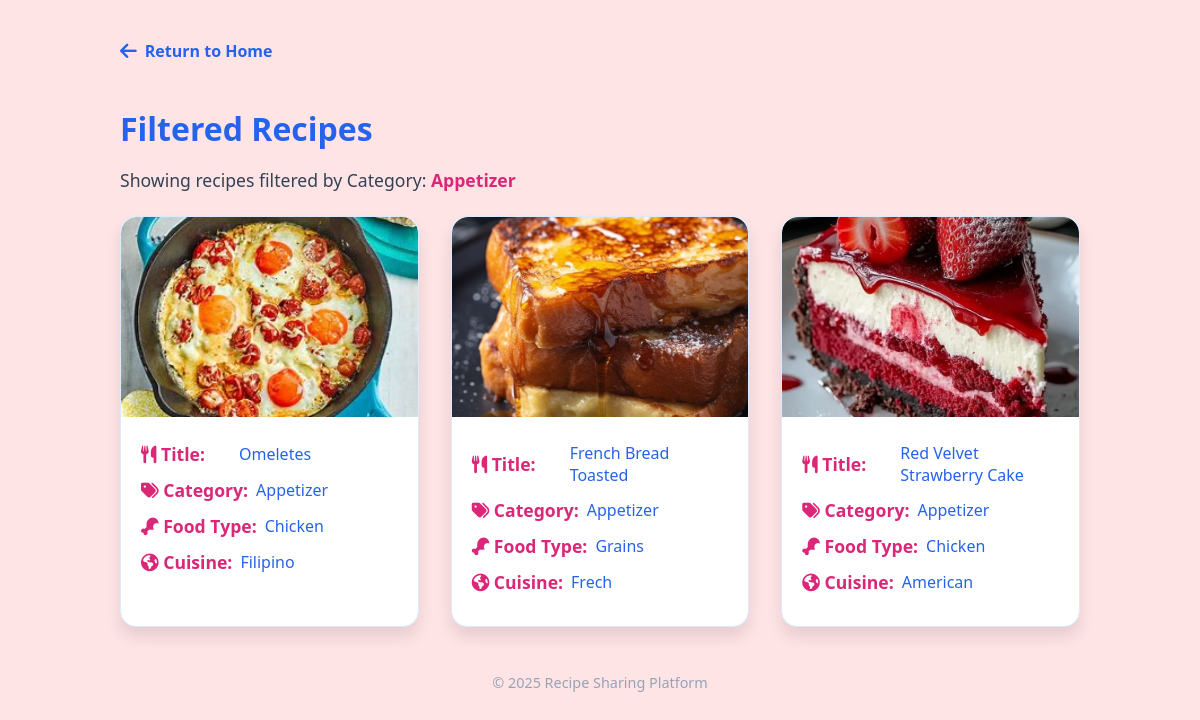
Screenshot of /filter?type=category&selection=Appetizer (signed in) with the database file from the repository.
### tables this page shows
CREATE TABLE recipes (
        id INTEGER PRIMARY KEY AUTOINCREMENT,
        title TEXT NOT NULL,
        ingredients TEXT NOT NULL,
        instructions TEXT NOT NULL,
        category TEXT,
        created_at TIMESTAMP DEFAULT CURRENT_TIMESTAMP
    , image_path TEXT, user_id INTEGER, name TEXT, food_type TEXT, prep_time TEXT, cook_time TEXT, total_time TEXT, cuisine TEXT, rating REAL DEFAULT 0, recipe_by TEXT);

### app.py (the view)
@app.route('/filter')
def filter_recipes():
    filter_type = request.args.get('type')  # e.g., category
    selection = request.args.get('selection')  # e.g., Drinks
    conn = get_db()
    cursor = conn.cursor()
    cursor.execute(f"SELECT * FROM recipes WHERE LOWER({filter_type}) = LOWER(?)", (selection,))
    recipes = cursor.fetchall()
    recipes = [dict(row) for row in recipes]
    conn.close()
    print(f"Fetched recipes as dictionaries: {recipes}")
    return render_template('filtered_recipes.html', recipes=recipes, filter_type=filter_type, selection=selection)

### app.py (called while the page is built)
def get_db():
    conn = sqlite3.connect(DATABASE, check_same_thread=False)
    conn.row_factory = sqlite3.Row
    return conn

@login_manager.user_loader
def load_user(user_id):
    if user_id == "0":
        return User(id=0, username="shanaiPuray", email="puray@gmail.com", role="admin")
    conn = get_db()
    cursor = conn.cursor()
    cursor.execute("SELECT * FROM users WHERE id = ?", (user_id,))
    user = cursor.fetchone()
    conn.close()
    if user:
        role = user["role"] if "role" in user.keys() else "user"
        return User(id=user["id"], username=user["username"], email=user["email"], role=role)
    return None

@app.context_processor
def inject_cuisines():
    conn = get_db()
    cursor = conn.cursor()
    cursor.execute("SELECT DISTINCT cuisine FROM recipes WHERE cuisine IS NOT NULL AND cuisine != ''")
    cuisines = [row[0] for row in cursor.fetchall()]
    conn.close()
    return {'cuisines': cuisines}

### templates/filtered_recipes.html (shortened to what this page needs)
<!DOCTYPE html>
<html lang="en">
<head>
    <link rel="stylesheet" href="https://cdnjs.cloudflare.com/ajax/libs/font-awesome/6.0.0-beta3/css/all.min.css" />
</head>
<body>
    <div class="container">
        <a href="{{ url_for('home') }}" class="return-home"><i class="fas fa-arrow-left"></i> Return to Home</a>
        <header>
            <h1>Filtered Recipes</h1>
        </header>
        <main>
            <p>
                Showing recipes filtered by {{ filter_type|capitalize }}: <strong>{{ selection }}</strong>
            </p>
            {% if recipes %}
            <ul class="recipe-list">
                {% for recipe in recipes %}
                <li class="recipe-container">
                    <a href="{{ url_for('view_recipe', recipe_id=recipe.id) }}" style="color: inherit; text-decoration: none;">
                        <div class="recipe-image-section">
                            <img src="{{ url_for('static', filename=recipe.image_path if recipe.image_path else 'uploads/default-recipe.png') }}"
                                 alt="Recipe Image" />
                        </div>
                        <div class="recipe-info">
                            <p><strong><i class="fas fa-utensils"></i> Title:</strong> {{ recipe.title }}</p>
                            <p><strong><i class="fas fa-tags"></i> Category:</strong> {{ recipe.category }}</p>
                            <p><strong><i class="fas fa-drumstick-bite"></i> Food Type:</strong> {{ recipe.food_type }}</p>
                            <p><strong><i class="fas fa-globe-americas"></i> Cuisine:</strong> {{ recipe.cuisine or 'Not specified' }}</p>
                        </div>
                    </a>
                </li>
                {% endfor %}
            </ul>
            {% else %}
            <p>No recipes found for this filter.</p>
            {% endif %}
        </main>
        <footer>
            <p>&copy; 2025 Recipe Sharing Platform</p>
        </footer>
    </div>
</body>
</html>

### templates/filtered_recipes.html (style rules this page uses)
body { font-family: 'Segoe UI', Tahoma, Geneva, Verdana, sans-serif; background-color: #ffe4e6; color: #1e293b; margin: 0; padding: 40px 24px; display: flex; flex-direction: column; min-height: 100vh; }
.container { max-width: 960px; margin: 0 auto; flex-grow: 1; }
.return-home { display: inline-flex; align-items: center; text-decoration: none; color: #2563eb; font-weight: 600; margin-bottom: 24px; transition: color 0.3s ease; user-select: none; }
.return-home i { margin-right: 8px; font-size: 1.2rem; }
header h1 { font-size: 2rem; font-weight: 700; color: #2563eb; margin-bottom: 16px; user-select: none; }
main p { font-size: 1.1rem; margin-bottom: 24px; color: #334155; }
main p strong { color: #db2777; font-weight: 700; }
.recipe-list { display: grid; grid-template-columns: 1fr; gap: 32px; padding: 0; list-style: none; }
@media (min-width: 640px) { .recipe-list { grid-template-columns: repeat(2, 1fr); } }
@media (min-width: 768px) { .recipe-list { grid-template-columns: repeat(3, 1fr); } }
.recipe-container { background-color: #fff; border-radius: 16px; box-shadow: 0 10px 15px rgba(0,0,0,0.1); overflow: hidden; cursor: pointer; border: 1px solid #dbeafe; transition: box-shadow 0.3s ease; display: flex; flex-direction: column; }
.recipe-image-section img { width: 100%; height: 200px; object-fit: cover; border-top-left-radius: 16px; border-top-right-radius: 16px; }
.recipe-info { padding: 20px; flex-grow: 1; }
.recipe-info p { margin: 0 0 12px 0; display: flex; align-items: center; gap: 8px; color: #2563eb; font-size: 1rem; }
.recipe-info p strong { color: #db2777; font-weight: 700; font-size: 1.1rem; min-width: 90px; }
footer { text-align: center; padding: 16px 0; color: #94a3b8; font-size: 0.9rem; user-select: none; }

### rows the page displays
recipes: image_path (picture), title "Omeletes", category "Appetizer", food_type "Chicken", cuisine "Filipino"
recipes: image_path (picture), title "French Bread Toasted", category "Appetizer", food_type "Grains", cuisine "Frech"
recipes: image_path (picture), title "Red Velvet Strawberry Cake", category "Appetizer", food_type "Chicken", cuisine "American"

### other values shown
{{ filter_type|capitalize }} "Category"
{{ selection }} "Appetizer"
